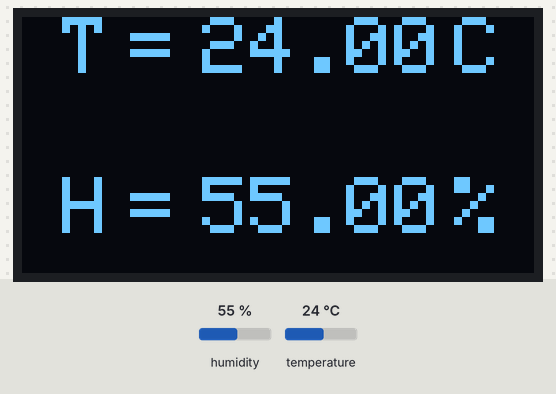
This sketch was run on a simulated ESP32. Parts: 128×64 one-colour display. The test bench sets the inputs (shaded band); at power-on: humidity 55 %, temperature 24 °C. What the sketch prints to the serial monitor is not drawn. At 1.1 s the program puts the board to deep sleep or switches it off; the recording ends there.

Above: at 1.08 s.

The sketch:

espc3oledsleepdht11.ino
```cpp
#include "DHT.h"
#include <Wire.h>
#include <Adafruit_GFX.h>
#include <Adafruit_SSD1306.h>

Adafruit_SSD1306 myDisplay(128, 64, &Wire);
#define uS_TO_S_FACTOR 1000000ULL
#define TIME_TO_SLEEP  10

RTC_DATA_ATTR int bootCount = 0;

#define DHTPIN 7

#define DHTTYPE DHT11

DHT dht(DHTPIN, DHTTYPE);

void print_wakeup_reason(){
  esp_sleep_wakeup_cause_t wakeup_reason;

  wakeup_reason = esp_sleep_get_wakeup_cause();

  switch(wakeup_reason)
  {
    case ESP_SLEEP_WAKEUP_EXT0 : Serial.println("Wakeup caused by external signal using RTC_IO"); break;
    case ESP_SLEEP_WAKEUP_EXT1 : Serial.println("Wakeup caused by external signal using RTC_CNTL"); break;
    case ESP_SLEEP_WAKEUP_TIMER : Serial.println("Wakeup caused by timer"); break;
    case ESP_SLEEP_WAKEUP_TOUCHPAD : Serial.println("Wakeup caused by touchpad"); break;
    case ESP_SLEEP_WAKEUP_ULP : Serial.println("Wakeup caused by ULP program"); break;
    default : Serial.printf("Wakeup was not caused by deep sleep: %d\n",wakeup_reason); break;
  }
}

void setup() {
  Serial.begin(115200);
   while (!Serial);

  Serial.println("DHTxx test!");

  dht.begin();
  myDisplay.begin(SSD1306_SWITCHCAPVCC, 0x3C);

}

void loop() {
  delay(1000);

  float t = dht.readTemperature();
  float h = dht.readHumidity();

  if (isnan(h) || isnan(t)) {
    Serial.println(F("Failed to read from DHT sensor!"));
    return;
  }

  Serial.print("Humidity: ");
  Serial.print(h);
  Serial.print(" %");
  Serial.print("Temperature: ");
  Serial.print(t);
  Serial.print(" *C ");
  Serial.println();

  myDisplay.clearDisplay();

   myDisplay.setTextSize(2);
   myDisplay.setCursor(10,0);
   myDisplay.setTextColor(WHITE);
   myDisplay.println("T");
   myDisplay.setTextSize(2);
   myDisplay.setCursor(27,0);
   myDisplay.println("=");
   myDisplay.setTextSize(2);
   myDisplay.setCursor(45,0);
   myDisplay.println(t);
   myDisplay.setTextSize(2);
   myDisplay.setCursor(108,0);
   myDisplay.println("C");
   myDisplay.setTextSize(2);
   myDisplay.setCursor(10,40);
   myDisplay.setTextColor(WHITE);
   myDisplay.println("H");
   myDisplay.setTextSize(2);
   myDisplay.setCursor(27,40);
   myDisplay.println("=");
   myDisplay.setTextSize(2);
   myDisplay.setCursor(45,40);
   myDisplay.println(h);
   myDisplay.setTextSize(2);
   myDisplay.setCursor(108,40);
   myDisplay.println("%");
   myDisplay.display();

  ++bootCount;
  Serial.println("Number of sleeps: " + String(bootCount));

  print_wakeup_reason();

  esp_sleep_enable_timer_wakeup(TIME_TO_SLEEP * uS_TO_S_FACTOR);
  Serial.println("Setup ESP32 to sleep for " + String(TIME_TO_SLEEP) +
  " Seconds");

  Serial.println("Going to sleep now");
  Serial.flush();
  esp_deep_sleep_start();
  Serial.println("This will never be printed");
}  
```
